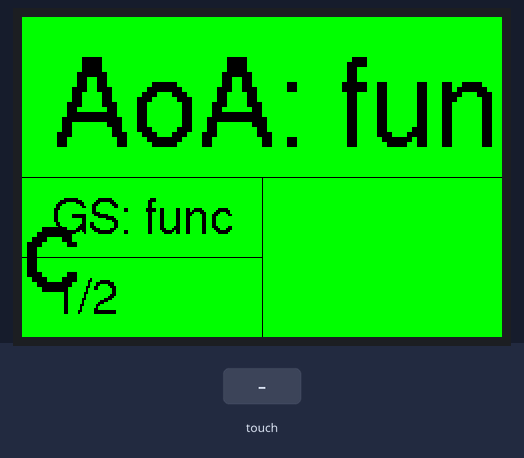
The sketch below on a simulated Teensy 4. Shown: 480×320 colour display. Inputs (shaded band) come from the test bench. What the sketch prints to the serial monitor is not drawn.

Above: at 1.5 s.
1.6 s: touch panel pressed at 87 % / 50 % of its raw x / y range
At 3.7 s:
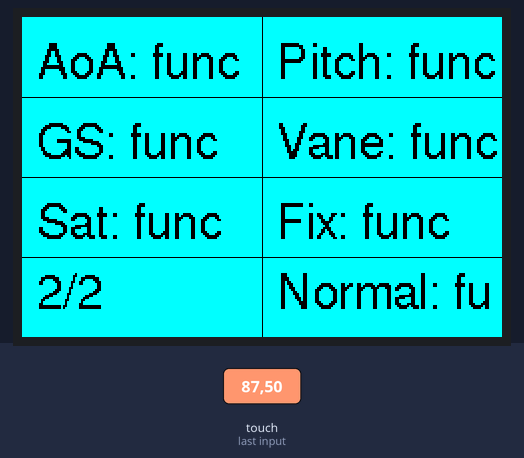
4.8 s: touch panel pressed at 13 % / 10 % of its raw x / y range
6.3 s: touch panel pressed at 87 % / 70 % of its raw x / y range
Timing chart, 0 to 9.3 s (numbered marks = the images above; inputs shaded):
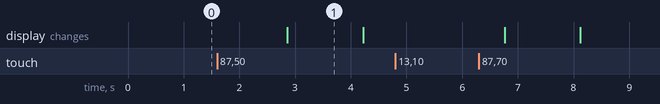

The sketch:

gyarb.menu.ino
```cpp
#include <SPI.h>
#include "Adafruit_GFX.h"
#include "Adafruit_HX8357.h"
#include <Fonts/FreeSans12pt7b.h>
#include <Adafruit_STMPE610.h>

//Variables
int pageSelect = 1; //Current selected page

// Color definitions "Shortcuts"
#define BLACK    0x0000
#define BLUE     0x001F
#define RED      0xF800
#define GREEN    0x07E0
#define CYAN     0x07FF
#define MAGENTA  0xF81F
#define YELLOW   0xFFE0
#define WHITE    0xFFFF

#ifdef ESP8266
   #define STMPE_CS 16
   #define TFT_CS   0
   #define TFT_DC   15
   #define SD_CS    2
#elif defined(ESP32) && !defined(ARDUINO_ADAFRUIT_FEATHER_ESP32S2)
   #define STMPE_CS 32
   #define TFT_CS   15
   #define TFT_DC   33
   #define SD_CS    14
#elif defined(TEENSYDUINO)
   #define TFT_DC   10
   #define TFT_CS   4
   #define STMPE_CS 3
   #define SD_CS    8
#elif defined(ARDUINO_STM32_FEATHER)
   #define TFT_DC   PB4
   #define TFT_CS   PA15
   #define STMPE_CS PC7
   #define SD_CS    PC5
#elif defined(ARDUINO_NRF52832_FEATHER)  /* BSP 0.6.5 and higher! */
   #define TFT_DC   11
   #define TFT_CS   31
   #define STMPE_CS 30
   #define SD_CS    27
#elif defined(ARDUINO_MAX32620FTHR) || defined(ARDUINO_MAX32630FTHR)
   #define TFT_DC   P5_4
   #define TFT_CS   P5_3
   #define STMPE_CS P3_3
   #define SD_CS    P3_2
#else
    // Anything else, defaults!
   #define STMPE_CS 6
   #define TFT_CS   9
   #define TFT_DC   10
   #define SD_CS    5
#endif

#define TFT_RST -1

// Init screen on hardware SPI, HX8357D type:
Adafruit_HX8357 tft = Adafruit_HX8357(TFT_CS, TFT_DC, TFT_RST);
Adafruit_STMPE610 ts = Adafruit_STMPE610(STMPE_CS);

#define TS_MINX 3800
#define TS_MAXX 100
#define TS_MINY 100
#define TS_MAXY 3750

void page1(){
  // PAGE 1/2
  pageSelect = 1;

  //Initialize grid
  tft.fillScreen(GREEN);
  tft.setRotation(3);
  //Horizontal lines
  tft.drawFastHLine(0,160,480,BLACK);
  tft.drawFastHLine(0,240,240,BLACK);
  //Vertical lines
  tft.drawFastVLine(240,160,160,BLACK);

  //Text
  tft.setFont(&FreeSans12pt7b);
  tft.setTextColor(BLACK);
  tft.setCursor(30,125);
  tft.setTextSize(5);
  tft.print("AoA: "); tft.print("func");

  tft.setCursor(30,215);
  tft.setTextSize(2);
  tft.print("GS: "); tft.print("func");

  tft.setCursor(30,295);
  tft.setTextSize(2);
  tft.print("1/2");

  tft.setRotation(1);
  }

void page2(){
  //Page 2/2
  pageSelect = 2;

  tft.fillScreen(CYAN);
  tft.setRotation(3);
  tft.setTextColor(BLACK);
  tft.setTextSize(2);
  tft.setFont(&FreeSans12pt7b);

  //Horizontal lines
  tft.drawFastHLine(0,80,480,BLACK);
  tft.drawFastHLine(0,160,480,BLACK);
  tft.drawFastHLine(0,240,480,BLACK);

  //Vertical lines
  tft.drawFastVLine(240,0,320,BLACK);

  //Text
  tft.setCursor(15,60);
  tft.print("AoA: "); tft.print("func");
  tft.setCursor(15,140);
  tft.print("GS: "); tft.print("func");
  tft.setCursor(15,220);
  tft.print("Sat: "); tft.print("func");
  tft.setCursor(15,290);
  tft.print("2/2");

  tft.setCursor(255,60);
  tft.print("Pitch: "); tft.print("func");
  tft.setCursor(255,140);
  tft.print("Vane: "); tft.print("func");
  tft.setCursor(255,220);
  tft.print("Fix: "); tft.print("func");
  tft.setCursor(255,290);
  tft.print("Normal: "); tft.print("func");

  tft.setRotation(1);
  }

void setup() {
  Serial.begin(115200);
  if (!ts.begin()) {
    Serial.println("Couldn't start touchscreen controller");
    while (1);}
  tft.begin();
  page1();
/*
  // read diagnostics (optional but can help debug problems)
  uint8_t x = tft.readcommand8(HX8357_RDPOWMODE);
  Serial.print("Display Power Mode: 0x"); Serial.println(x, HEX);
  x = tft.readcommand8(HX8357_RDMADCTL);
  Serial.print("MADCTL Mode: 0x"); Serial.println(x, HEX);
  x = tft.readcommand8(HX8357_RDCOLMOD);
  Serial.print("Pixel Format: 0x"); Serial.println(x, HEX);
  x = tft.readcommand8(HX8357_RDDIM);
  Serial.print("Image Format: 0x"); Serial.println(x, HEX);
  x = tft.readcommand8(HX8357_RDDSDR);
  Serial.print("Self Diagnostic: 0x"); Serial.println(x, HEX);
  Serial.println(F("Benchmark                Time (microseconds)"));
*/
  }

void loop(void){
  // Retrieve a point
  TS_Point p = ts.getPoint();

  // Scale from ~0->4000 to tft.width using the calibration #'s
  p.x = map(p.x, TS_MINX, TS_MAXX, tft.width(), 0);
  p.y = map(p.y, TS_MINY, TS_MAXY, 0, tft.height());
  Serial.print("X = "); Serial.print(p.x); Serial.print("\tY = "); Serial.print(p.y);  Serial.print("\tPressure = "); Serial.println(p.z);

  if(p.x < 480 && p.x > 360 && p.y < 320 && p.y > 160){//Switch between pages
    if(pageSelect == 1){
      page2();
      }
      else{
        page1();
        }
    }
    delay(1000); //For easier press

    if(pageSelect == 1){
      page1();
      }
     else{
       page2();
       }
  }
```

Measured:
- after the input at 1.6 s, the display: changes after 1.3 s (image 1)
- after the input at 4.8 s, every drawn part: stays the same
- what the display in image 1 shows lasts 1.3 s, from 2.9 s to 4.2 s
